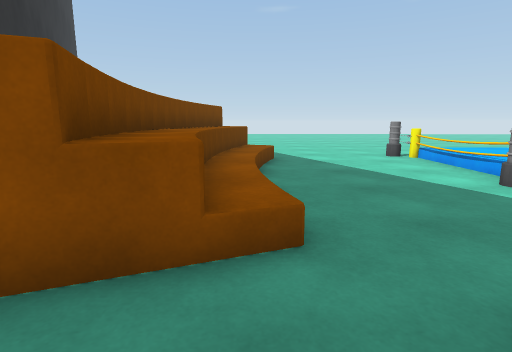
View 1 (above)

16 first-person views from a walk through a scene from a Unity 3-D project. The camera is 1.2 m above the floor, tilts 10° down and sees 80° across. The floor is counted in squares, 1 m on a side. Each view is taken from the middle of a square. On the plan, view 1 faces up. The plan holds only what a view shows up to about 13 squares ahead; the rest is blank. The place goes on beyond the plan.

View 2
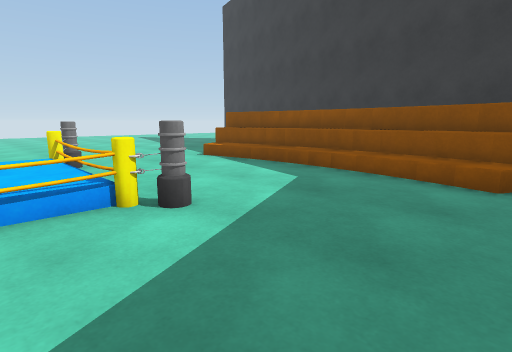

View 3
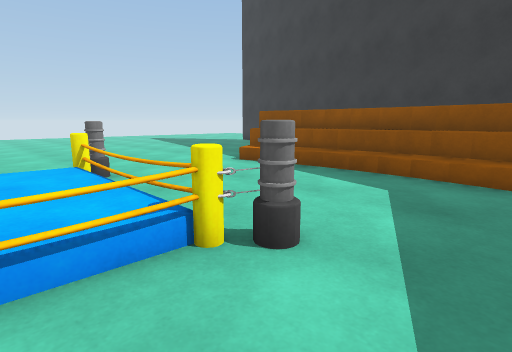

View 4
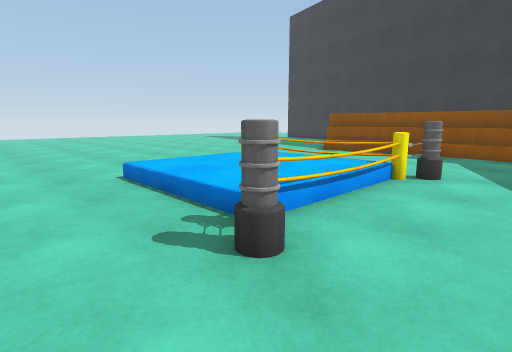

View 5
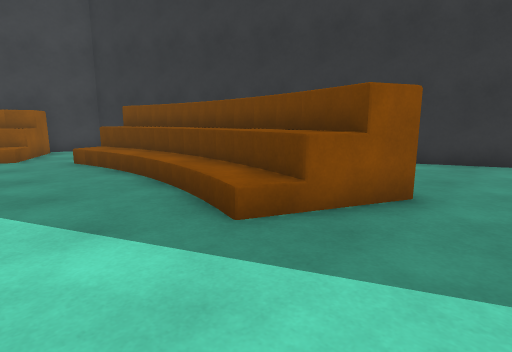

View 6
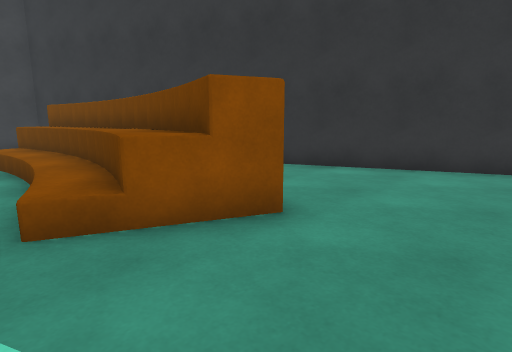

View 7
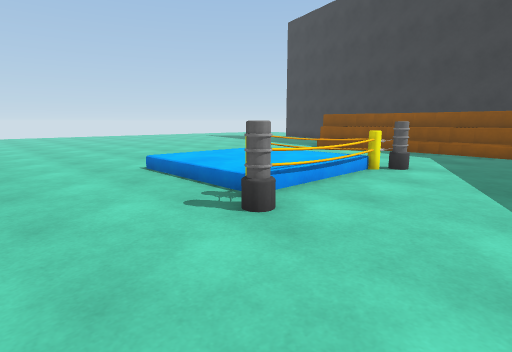

View 8
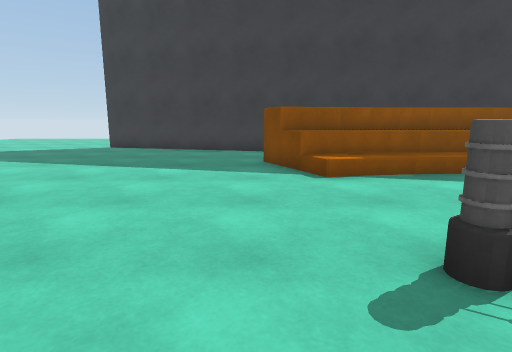

View 9
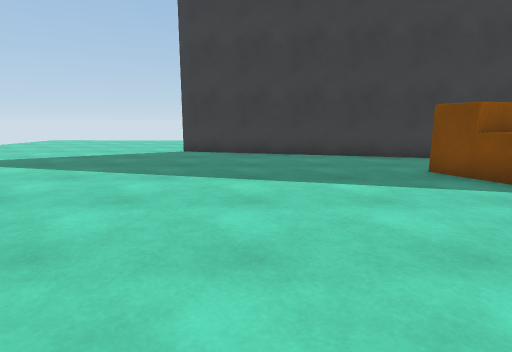

View 10
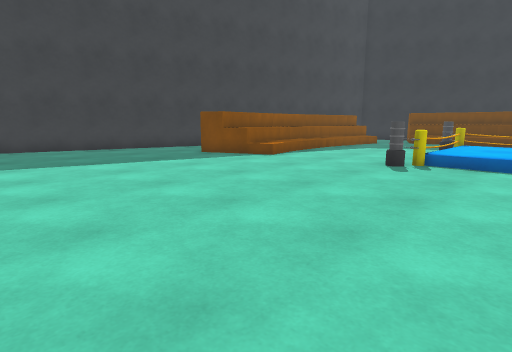

View 11
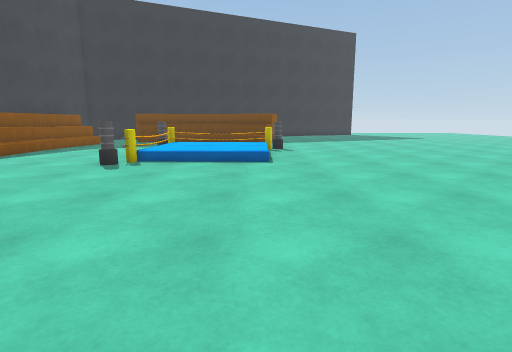

View 12
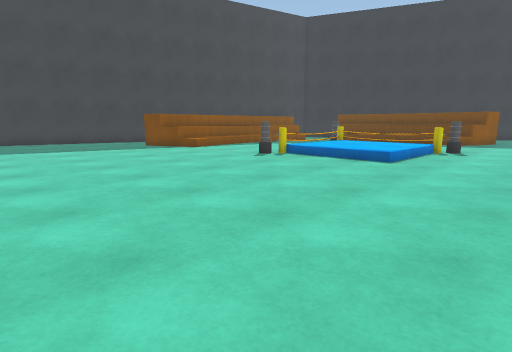

View 13
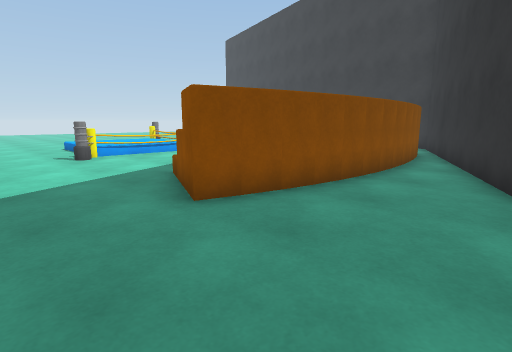

View 14
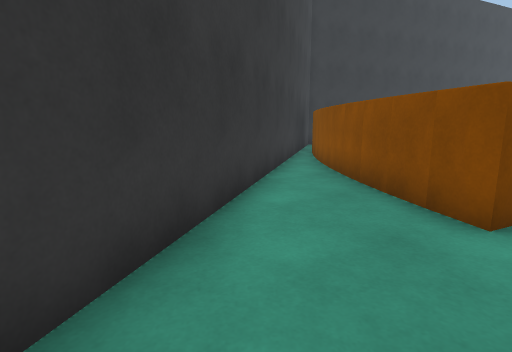

View 15
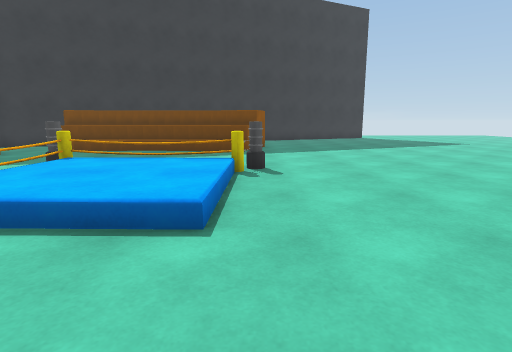

View 16
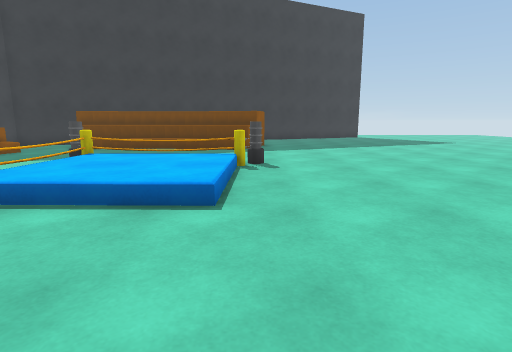

### Floor plan
Key: @ floor where view 1 was taken; # wall or solid block; x gap in a wall; . main floor; : floor 0.25 m higher than the main floor; + floor 0.5 m higher than the main floor; / step, stairs or slope; = window, fence, low wall or low ledge; ^ raised ledge; O other object.
Columns run from 8 left of view 1 to 19 right of it. Each row starts with its distance up from view 1.
 14   ........................ .
 13 #..........................
 12 ##..........................
 11  #....#^.....O..............
 10  # ...#^+.....::::..........
  9   #..##^/.....:   ..........
  8   # .##^/.....:   ..........
  7    #.##^/.....:   ..........
  6    #.#^^/....O....O.........
  5    ####^/...................
  4     ###^/...................
  3      ##^/...................
  2      ##=....................
  1      ##...+//////OO.........
  0       #.@^^^^^^^^^^^........
 -1       #####^^^^^^###........
 -2        ############.........
 -3             ####............
 -4                #####........
 -5                    #### ....
 -6                        ####.
 -7                           #x

Where each view was taken, in squares from view 1:
view 1: 0 up, 0 right, facing up
view 2: 8 up, 1 right, facing down-right
view 3: 8 up, 3 right, facing down-right
view 4: 13 up, 3 right, facing down-right
view 5: 13 up, 3 right, facing down-left
view 6: 14 up, 1 right, facing down-left
view 7: 14 up, 2 right, facing down-right
view 8: 8 up, 12 right, facing down
view 9: 6 up, 16 right, facing down
view 10: 9 up, 19 right, facing down-left
view 11: 10 up, 19 right, facing left
view 12: 14 up, 19 right, facing down-left
view 13: 14 up, 6 left, facing down-right
view 14: 4 down, 15 right, facing left
view 15: 11 up, 13 right, facing left
view 16: 11 up, 14 right, facing left
